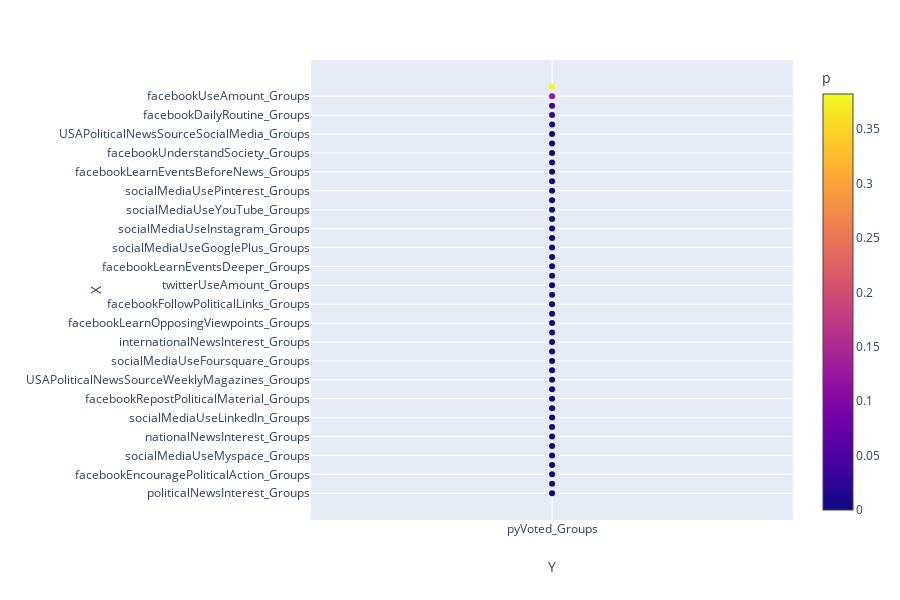

The notebook cell saved with this chart:
### Code cell
fig = px.scatter(voted_media, x="Y", y="X", color="p",
                 hover_name="X", size_max=60)
fig.update_xaxes(type='category')
fig.show()

### Figure 1 — Plotly figure (JSON) as saved in the notebook; plotly's stock layout.template omitted (floating-point values rounded to 4 significant figures)
{"data": [{"hoverlabel": {"namelength": 0}, "hovertemplate": "<b>%{hovertext}</b><br><br>Y=%{x}<br>X=%{y}<br>p=%{marker.color}", "hovertext": ["politicalNewsInterest_Groups", "facebookEncourageVote_Groups", "facebookEncouragePoliticalAction_Groups", "twitterUseDiscussNewsPolitics_Groups", "socialMediaUseMyspace_Groups", "facebookPostPoliticalOpinions_Groups", "nationalNewsInterest_Groups", "facebookPostPoliticalLinks_Groups", "socialMediaUseLinkedIn_Groups", "facebookLikePoliticalMaterial_Groups", "facebookRepostPoliticalMaterial_Groups", "twitterUseShareNewsPolitics_Groups", "USAPoliticalNewsSourceWeeklyMagazines_Groups", "twitterUseReadNewsPolitics_Groups", "socialMediaUseFoursquare_Groups", "socialMediaUseReddit_Groups", "internationalNewsInterest_Groups", "USAPoliticalNewsSourceComedyTV_Groups", "facebookLearnOpposingViewpoints_Groups", "USAPoliticalNewsSourceDailyNewspapers_Groups", "facebookFollowPoliticalLinks_Groups", "USAPoliticalNewsSourceRadio_Groups", "twitterUseAmount_Groups", "socialMediaUseTwitter_Groups", "facebookLearnEventsDeeper_Groups", "facebookLearnEvents_Groups", "socialMediaUseGooglePlus_Groups", "USAPoliticalNewsCableTV_Groups", "socialMediaUseInstagram_Groups", "localNewsInterest_Groups", "socialMediaUseYouTube_Groups", "USAPoliticalNewsSourceLateNightTV_Groups", "socialMediaUsePinterest_Groups", "facebookOutOfTouchIfNotUsed_Groups", "facebookLearnEventsBeforeNews_Groups", "USAPoliticalNewsSourceNetworkTV_Groups", "facebookUnderstandSociety_Groups", "facebookLearnOthersInterests_Groups", "USAPoliticalNewsSourceSocialMedia_Groups", "USAPoliticalNewsSourceLocalTV_Groups", "facebookDailyRoutine_Groups", "facebookUpsetIfShutdown_Groups", "facebookUseAmount_Groups", "socialMediaUseFacebook_Groups"], "legendgroup": "", "marker": {"color": [3.544e-24, 1.292e-21, 6.251e-21, 7.527e-21, 1.43e-19, 5.056e-19, 1.808e-18, 2.844e-18, 6.328e-18, 1.788e-16, 2.39e-16, 7.055e-16, 5.07e-15, 1.133e-14, 1.629e-13, 1.828e-12, 2.141e-12, 9.665e-11, 1.039e-10, 1.016e-09, 2.287e-09, 4.805e-09, 5.318e-09, 9.192e-09, 2.676e-08, 6.181e-08, 7.442e-08, 4.74e-06, 7.78e-06, 1.939e-05, 4.805e-05, 0.0001414, 0.0001585, 0.0004738, 0.0006008, 0.0006946, 0.0009443, 0.001402, 0.002612, 0.006622, 0.03239, 0.03544, 0.122, 0.3824], "coloraxis": "coloraxis", "symbol": "circle"}, "mode": "markers", "name": "", "showlegend": false, "type": "scatter", "x": ["pyVoted_Groups", "pyVoted_Groups", "pyVoted_Groups", "pyVoted_Groups", "pyVoted_Groups", "pyVoted_Groups", "pyVoted_Groups", "pyVoted_Groups", "pyVoted_Groups", "pyVoted_Groups", "pyVoted_Groups", "pyVoted_Groups", "pyVoted_Groups", "pyVoted_Groups", "pyVoted_Groups", "pyVoted_Groups", "pyVoted_Groups", "pyVoted_Groups", "pyVoted_Groups", "pyVoted_Groups", "pyVoted_Groups", "pyVoted_Groups", "pyVoted_Groups", "pyVoted_Groups", "pyVoted_Groups", "pyVoted_Groups", "pyVoted_Groups", "pyVoted_Groups", "pyVoted_Groups", "pyVoted_Groups", "pyVoted_Groups", "pyVoted_Groups", "pyVoted_Groups", "pyVoted_Groups", "pyVoted_Groups", "pyVoted_Groups", "pyVoted_Groups", "pyVoted_Groups", "pyVoted_Groups", "pyVoted_Groups", "pyVoted_Groups", "pyVoted_Groups", "pyVoted_Groups", "pyVoted_Groups"], "xaxis": "x", "y": ["politicalNewsInterest_Groups", "facebookEncourageVote_Groups", "facebookEncouragePoliticalAction_Groups", "twitterUseDiscussNewsPolitics_Groups", "socialMediaUseMyspace_Groups", "facebookPostPoliticalOpinions_Groups", "nationalNewsInterest_Groups", "facebookPostPoliticalLinks_Groups", "socialMediaUseLinkedIn_Groups", "facebookLikePoliticalMaterial_Groups", "facebookRepostPoliticalMaterial_Groups", "twitterUseShareNewsPolitics_Groups", "USAPoliticalNewsSourceWeeklyMagazines_Groups", "twitterUseReadNewsPolitics_Groups", "socialMediaUseFoursquare_Groups", "socialMediaUseReddit_Groups", "internationalNewsInterest_Groups", "USAPoliticalNewsSourceComedyTV_Groups", "facebookLearnOpposingViewpoints_Groups", "USAPoliticalNewsSourceDailyNewspapers_Groups", "facebookFollowPoliticalLinks_Groups", "USAPoliticalNewsSourceRadio_Groups", "twitterUseAmount_Groups", "socialMediaUseTwitter_Groups", "facebookLearnEventsDeeper_Groups", "facebookLearnEvents_Groups", "socialMediaUseGooglePlus_Groups", "USAPoliticalNewsCableTV_Groups", "socialMediaUseInstagram_Groups", "localNewsInterest_Groups", "socialMediaUseYouTube_Groups", "USAPoliticalNewsSourceLateNightTV_Groups", "socialMediaUsePinterest_Groups", "facebookOutOfTouchIfNotUsed_Groups", "facebookLearnEventsBeforeNews_Groups", "USAPoliticalNewsSourceNetworkTV_Groups", "facebookUnderstandSociety_Groups", "facebookLearnOthersInterests_Groups", "USAPoliticalNewsSourceSocialMedia_Groups", "USAPoliticalNewsSourceLocalTV_Groups", "facebookDailyRoutine_Groups", "facebookUpsetIfShutdown_Groups", "facebookUseAmount_Groups", "socialMediaUseFacebook_Groups"], "yaxis": "y"}], "layout": {"coloraxis": {"colorbar": {"title": {"text": "p"}}, "colorscale": [[0, "#0d0887"], [0.1111, "#46039f"], [0.2222, "#7201a8"], [0.3333, "#9c179e"], [0.4444, "#bd3786"], [0.5556, "#d8576b"], [0.6667, "#ed7953"], [0.7778, "#fb9f3a"], [0.8889, "#fdca26"], [1, "#f0f921"]]}, "height": 600, "legend": {"tracegroupgap": 0}, "margin": {"t": 60}, "xaxis": {"anchor": "y", "domain": [0, 0.98], "title": {"text": "Y"}, "type": "category"}, "yaxis": {"anchor": "x", "domain": [0, 1], "title": {"text": "X"}}}}
